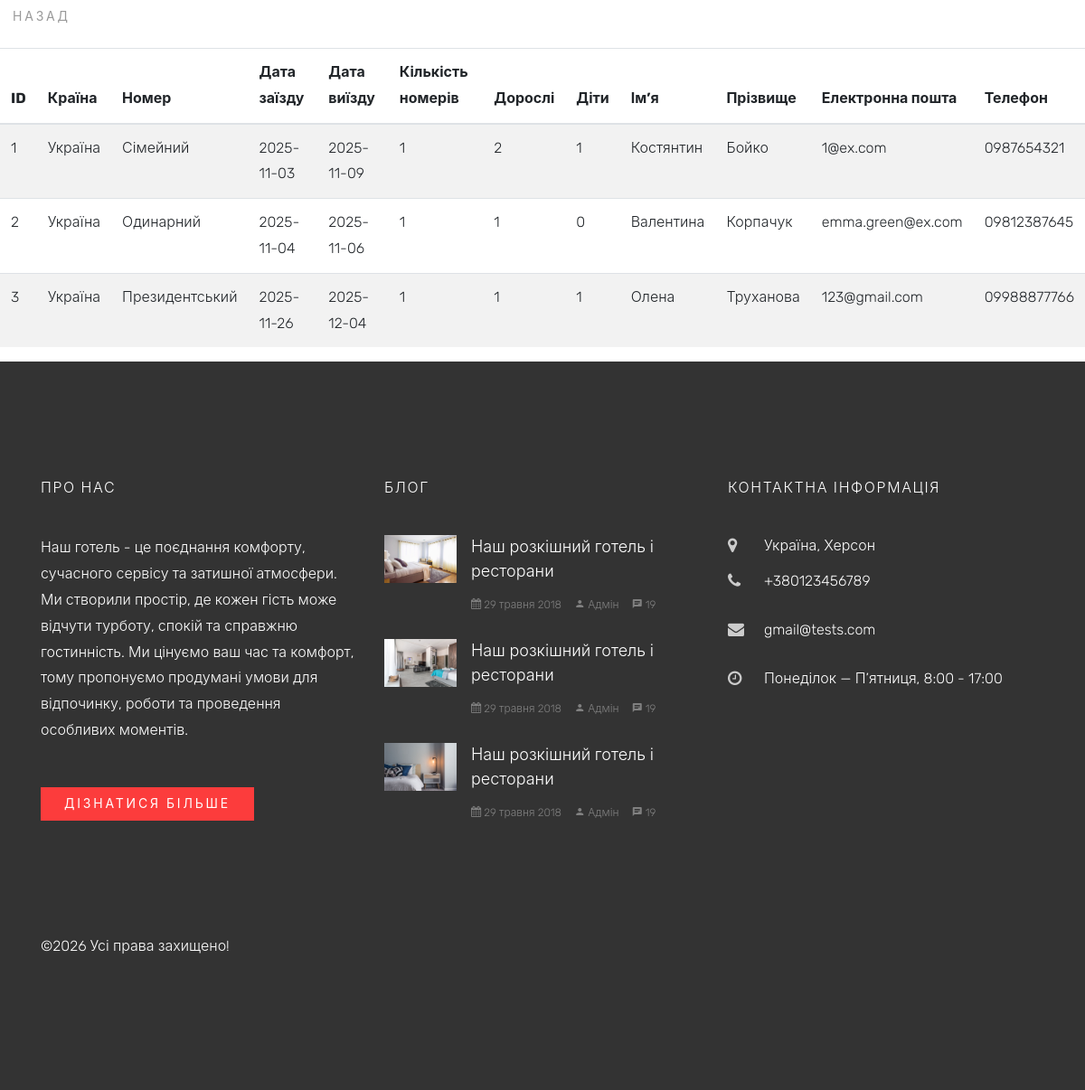
The app's page /reservation.php with its own data.
### tables this page shows
CREATE TABLE `reservation` (
  `Id` int NOT NULL,
  `country` varchar(255) NOT NULL,
  `rooms` varchar(255) NOT NULL,
  `checkin` date NOT NULL,
  `checkout` date NOT NULL,
  `norooms` int NOT NULL,
  `noadults` int NOT NULL,
  `nochildren` int NOT NULL,
  `firstname` varchar(50) NOT NULL,
  `lastname` varchar(50) NOT NULL,
  `email` varchar(200) NOT NULL,
  `phone` varchar(50) NOT NULL
);

### reservation.php (the view)
<?php
include_once("includes/header.php");
?>
<?php include_once("includes/header.php"); ?>
<a href="javascript:history.back()" class="btn btn-secondary mb-3">
  <i class="bi bi-arrow-left"></i> Назад
</a>
<table id="dtMaterialDesignExample" class="table table-striped" cellspacing="0" width="100%">
  <thead>
    <tr>
      <th class="th-sm">ID</th>
      <th class="th-sm">Країна</th>
      <th class="th-sm">Номер</th>
      <th class="th-sm">Дата заїзду</th>
      <th class="th-sm">Дата виїзду</th>
      <th class="th-sm">Кількість номерів</th>
      <th class="th-sm">Дорослі</th>
      <th class="th-sm">Діти</th>
      <th class="th-sm">Ім’я</th>
      <th class="th-sm">Прізвище</th>
      <th class="th-sm">Електронна пошта</th>
      <th class="th-sm">Телефон</th>
    </tr>
  </thead>
  <tbody>
    <?php
      $query = "SELECT * FROM reservation ORDER BY Id ASC";
      $result = mysqli_query($link, $query);
      if(mysqli_num_rows($result) > 0) {
          while($row = mysqli_fetch_array($result)) {
    ?>
      <tr>
        <form method="post" action="reservation.php?action=add&Id=<?php echo $row['Id']; ?>">
          <td><?php echo $row['Id']; ?></td>
          <td><?php echo $row['country']; ?></td>
          <td><?php echo $row['rooms']; ?></td>
          <td><?php echo $row['checkin']; ?></td>
          <td><?php echo $row['checkout']; ?></td>
          <td><?php echo $row['norooms']; ?></td>
          <td><?php echo $row['noadults']; ?></td>
          <td><?php echo $row['nochildren']; ?></td>
          <td><?php echo $row['firstname']; ?></td>
          <td><?php echo $row['lastname']; ?></td>
          <td><?php echo $row['email']; ?></td>
          <td><?php echo $row['phone']; ?></td>
        </form>
      </tr>
    <?php
          }
      }
    ?>
  </tbody>
</table>
<?php
include_once("includes/footer.php");
?>

### includes/header.php (shortened to what this page needs)
<!DOCTYPE html>
<html lang="en">
  <head>
    <link rel="stylesheet" href="css/open-iconic-bootstrap.min.css">
    <link rel="stylesheet" href="css/animate.css">
    <link rel="stylesheet" href="css/owl.carousel.min.css">
    <link rel="stylesheet" href="css/owl.theme.default.min.css">
    <link rel="stylesheet" href="css/magnific-popup.css">
    <link rel="stylesheet" href="css/aos.css">
    <link rel="stylesheet" href="css/ionicons.min.css">
    <link rel="stylesheet" href="css/bootstrap-datepicker.css">
    <link rel="stylesheet" href="css/jquery.timepicker.css">
    <link rel="stylesheet" href="css/flaticon.css">
    <link rel="stylesheet" href="css/icomoon.css">
    <link rel="stylesheet" href="css/style.css">
  </head>
  <body>

### includes/footer.php (shortened to what this page needs)
<footer class="footer">
  <div class="container">
    <div class="row mb-5">
      <div class="col-md-6 col-lg-4">
        <h3 class="heading-section">Про нас</h3>
        <p class="mb-5">Наш готель - це поєднання комфорту, сучасного сервісу та затишної атмосфери. Ми створили простір, де кожен гість може відчути турботу, спокій та справжню гостинність.
        Ми цінуємо ваш час та комфорт, тому пропонуємо продумані умови для відпочинку, роботи та проведення особливих моментів.</p>
        <p><a href="#" class="btn btn-primary px-4">Дізнатися більше</a></p>
      </div>
      <div class="col-md-6 col-lg-4">
        <h3 class="heading-section">Блог</h3>
        <div class="block-21 d-flex mb-4">
          <figure class="mr-3">
            <img src="images/img_1.jpg" alt="" class="img-fluid">
          </figure>
          <div class="text">
            <h3 class="heading"><a href="#">Наш розкішний готель і ресторани</a></h3>
            <div class="meta">
              <div><a href="#"><span class="icon-calendar"></span> 29 травня 2018</a></div>
              <div><a href="#"><span class="icon-person"></span> Адмін</a></div>
              <div><a href="#"><span class="icon-chat"></span> 19</a></div>
            </div>
          </div>
        </div>
        <div class="block-21 d-flex mb-4">
          <figure class="mr-3">
            <img src="images/img_2.jpg" alt="" class="img-fluid">
          </figure>
          <div class="text">
            <h3 class="heading"><a href="#">Наш розкішний готель і ресторани</a></h3>
            <div class="meta">
              <div><a href="#"><span class="icon-calendar"></span> 29 травня 2018</a></div>
              <div><a href="#"><span class="icon-person"></span> Адмін</a></div>
              <div><a href="#"><span class="icon-chat"></span> 19</a></div>
            </div>
          </div>
        </div>
        <div class="block-21 d-flex mb-4">
          <figure class="mr-3">
            <img src="images/img_3.jpg" alt="" class="img-fluid">
          </figure>
          <div class="text">
            <h3 class="heading"><a href="#">Наш розкішний готель і ресторани</a></h3>
            <div class="meta">
              <div><a href="#"><span class="icon-calendar"></span> 29 травня 2018</a></div>
              <div><a href="#"><span class="icon-person"></span> Адмін</a></div>
              <div><a href="#"><span class="icon-chat"></span> 19</a></div>
            </div>
          </div>
        </div>
      </div>
      <div class="col-md-6 col-lg-4">
        <div class="block-23">
          <h3 class="heading-section">Контактна інформація</h3>
          <ul>
            <li><span class="icon icon-map-marker"></span><span class="text">Україна, Херсон</span></li>
            <li><a href="#"><span class="icon icon-phone"></span><span class="text">+380123456789</span></a></li>
            <li><a href="#"><span class="icon icon-envelope"></span><span class="text">gmail@tests.com</span></a></li>
            <li><span class="icon icon-clock-o"></span><span class="text">Понеділок — П’ятниця, 8:00 - 17:00</span></li>
          </ul>
        </div>
      </div>
    </div>
    <div class="row pt-5">
      <div class="col-md-12 text-left">
        <p>
          &copy;<script>document.write(new Date().getFullYear());</script>
          Усі права захищено!
        </p>
      </div>
    </div>
  </div>
</footer>
</body>
</html>

### css/icomoon.css (style rules this page uses)
[class^="icon-"], [class*=" icon-"] { font-family: 'icomoon' !important; speak: none; font-style: normal; font-weight: normal; font-variant: normal; text-transform: none; line-height: 1; -webkit-font-smoothing: antialiased; -moz-osx-font-smoothing: grayscale; }
.icon-clock-o:before { content: "\f017"; }
.icon-map-marker:before { content: "\f041"; }
.icon-calendar:before { content: "\f073"; }
.icon-phone:before { content: "\f095"; }
.icon-envelope:before { content: "\f0e0"; }
.icon-chat:before { content: "\e0b7"; }
.icon-person:before { content: "\e7fd"; }

### records on screen
reservation: Id "1", country "Україна", rooms "Сімейний", checkin "2025-11-03", checkout "2025-11-09", norooms "1", noadults "2", nochildren "1", firstname "Костянтин", lastname "Бойко", email "1@ex.com", phone "0987654321"
reservation: Id "2", country "Україна", rooms "Одинарний", checkin "2025-11-04", checkout "2025-11-06", norooms "1", noadults "1", nochildren "0", firstname "Валентина", lastname "Корпачук", email "emma.green@ex.com", phone "09812387645"
reservation: Id "3", country "Україна", rooms "Президентський", checkin "2025-11-26", checkout "2025-12-04", norooms "1", noadults "1", nochildren "1", firstname "Олена", lastname "Труханова", email "123@gmail.com", phone "09988877766"
